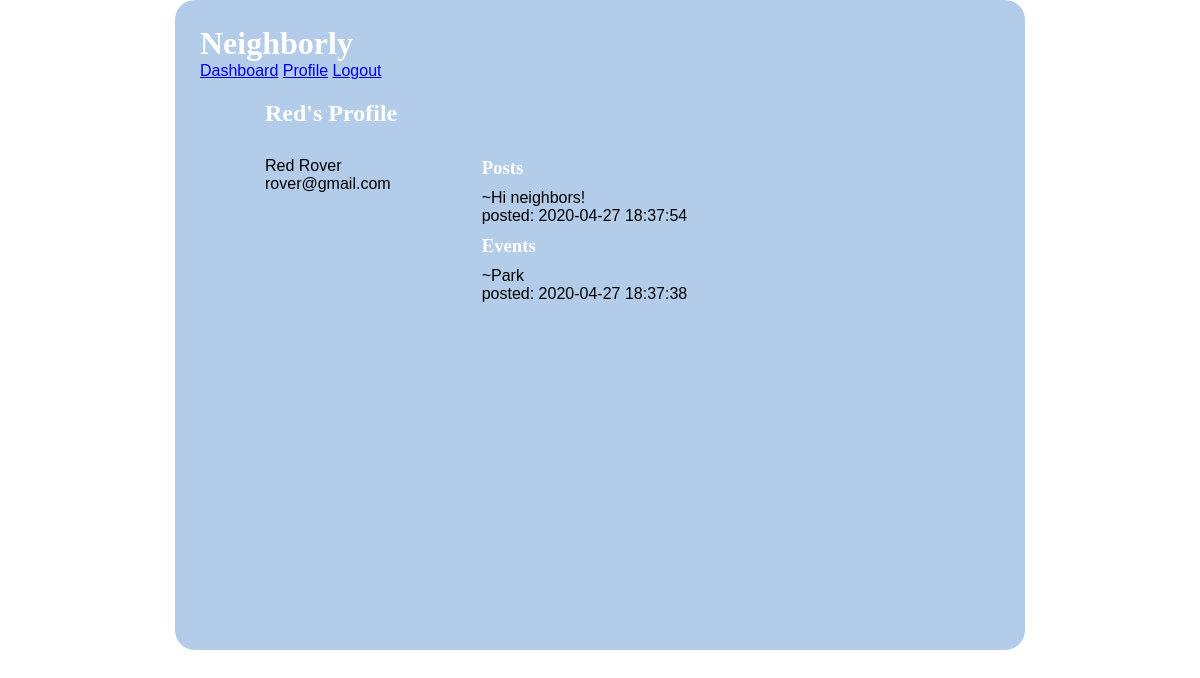
The page /user_profile (signed in) on the database as committed earlier.
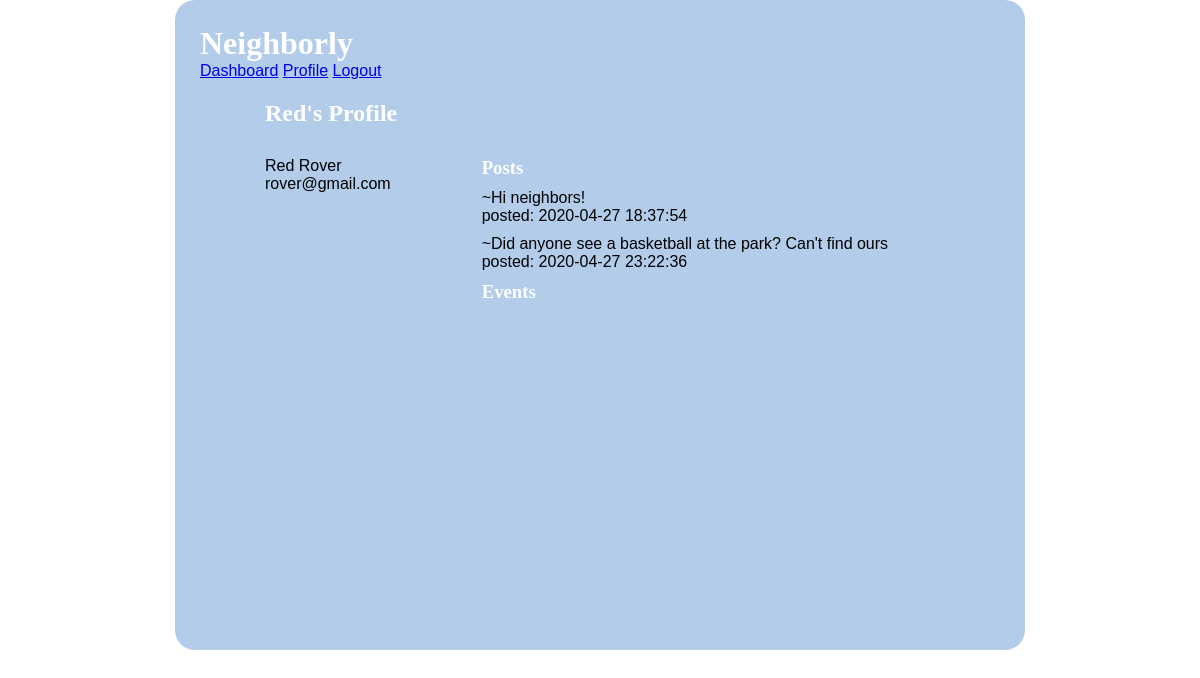
The same page on the database as committed later.
### models.py (models this page shows, shortened)
class User(db.Model):
    __tablename__ = "users"
    id = db.Column(db.Integer, primary_key=True)
    first_name = db.Column(db.String(45))
    last_name = db.Column(db.String(45))
    email = db.Column(db.String(255))
    address_id = db.Column(db.Integer, db.ForeignKey('addresses.id', ondelete='cascade'))
    address = db.relationship('Address', foreign_keys=[address_id])
    password_hash=db.Column(db.String(255))
    posts_this_user_likes = db.relationship('Post', secondary=likes_table, passive_deletes=True)
    all_post = db.relationship('Post', back_populates="user", cascade="all, delete, delete-orphan")
    all_event = db.relationship('Event', back_populates="user", cascade="all, delete, delete-orphan")
    created_at = db.Column(db.DateTime, server_default = func.now())
    updated_at = db.Column(db.DateTime, server_default = func.now(), onupdate = func.now())

class Post(db.Model):
    __tablename__ = "posts"
    id = db.Column(db.Integer, primary_key=True)
    message = db.Column(db.String(255))
    user_id = db.Column(db.Integer, db.ForeignKey('users.id', ondelete='cascade'))
    user = db.relationship('User', foreign_keys=[user_id])
    users_who_like_this_post = db.relationship('User', secondary=likes_table, passive_deletes=True)
    created_at = db.Column(db.DateTime, server_default = func.now())
    updated_at = db.Column(db.DateTime, server_default = func.now(), onupdate = func.now())

class Event(db.Model):
    __tablename__ = "events"
    id = db.Column(db.Integer, primary_key=True)
    title = db.Column(db.String(100))
    description = db.Column(db.String(255))
    date = db.Column(db.String(45))
    time = db.Column(db.String(45))
    user_id = db.Column(db.Integer, db.ForeignKey('users.id', ondelete='cascade'))
    user = db.relationship('User', foreign_keys=[user_id])
    location_id = db.Column(db.Integer, db.ForeignKey('event_locations.id', ondelete='cascade'))
    location = db.relationship('Event_location', foreign_keys=[location_id])
    all_comment = db.relationship('Event_comment', back_populates="event", cascade="all, delete, delete-orphan")
    created_at = db.Column(db.DateTime, server_default = func.now())
    updated_at = db.Column(db.DateTime, server_default = func.now(), onupdate = func.now())

### controller.py (the view)
def user_profile():
    if 'user_id' not in session:
        return redirect("/")
    cur_user = User.query.filter_by(id=session['user_id'])
    post_history = Post.query.filter_by(user_id= session['user_id'])
    event_history = Event.query.filter_by(user_id = session['user_id'])
    return render_template("user_profile.html", all_users = cur_user, all_posts = post_history, all_events = event_history)

### templates/user_profile.html (shortened to what this page needs)
<!DOCTYPE html>
<html lang="en">
<head>
    <link rel="stylesheet" type="text/css" href="{{ url_for('static', filename='style1.css') }}">
</head>
<body>
    <div class="container">
        <h1>Neighborly</h1>
        <div class="navigation">
            <a href="/dashboard">Dashboard</a>
            <a href="/user_profile">Profile</a>
            <a href="/logout">Logout</a>
        </div>
        <div class="user_info">
            {% for cur_user in all_users %}
            <h2>{{cur_user.first_name}}'s Profile</h2>
            {% endfor %}
            <ul>
                {% for cur_user in all_users %}
                <li>{{cur_user.first_name}} {{cur_user.last_name}}
                    <p>{{cur_user.email}}</p>
                </li>
                {% endfor %}
            </ul>
        </div>
        <div class="user_info">
            <ul>
                <li><h3>Posts</h3></li>
                {% for history in all_posts %}
                <li>~{{history.message}}
                    <p>posted: {{history.created_at}} </p>
                </li>
                {% endfor %}
                <li><h3>Events</h3></li>
                {% for history in all_events %}
                <li>~{{history.title}}
                    <p>posted: {{history.created_at}}</p>
                </li>
                {% endfor %}
            </ul>
        </div>
    </div>
</body>
</html>

Rows that differ between the two databases and show on the page:
removed Event: title "Park", created_at "2020-04-27 18:37:38"
added Post: message "Did anyone see a basketball at the park? Can't find ours", created_at "2020-04-27 23:22:36"
